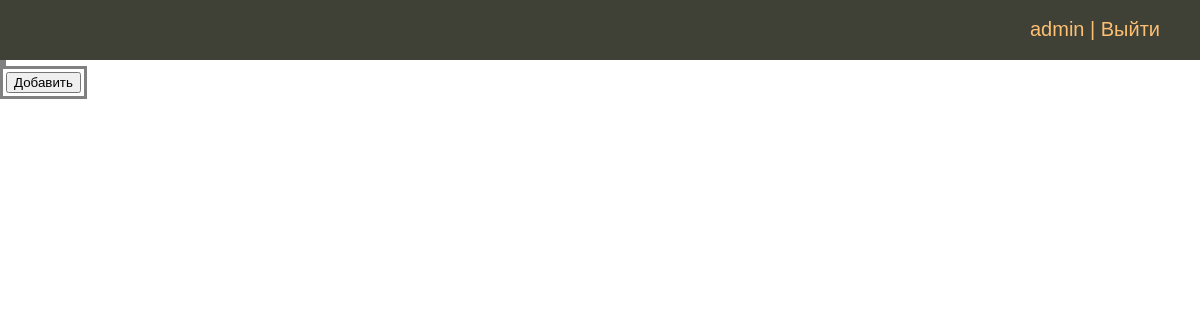
The app's page /person_list/ (signed in), older data.
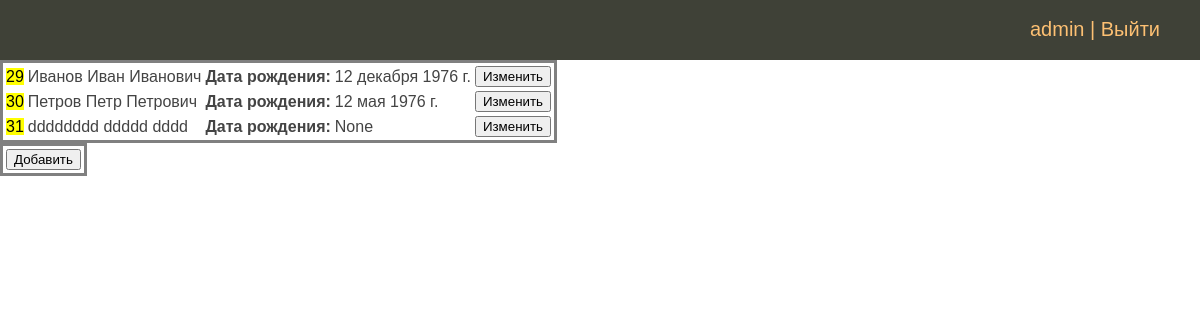
The same page, newer data.
### person/models.py (models this page shows, shortened)
class Person(models.Model):
    second_name = models.CharField(max_length=50, verbose_name='Фамилия')
    first_name = models.CharField(max_length=50, verbose_name='Имя')
    patronymic = models.CharField(max_length=50, blank=True, null=True, verbose_name='Отчество')
    date_of_bird = models.DateField(blank=True, null=True, verbose_name='Дата рождения')
    phone_number = models.IntegerField(max_length=11, blank=True, null=True, verbose_name='Телефон')
    residence_address = models.OneToOneField(ResidenceAddress, on_delete=models.CASCADE,
                                             blank=True, null=True, verbose_name='Адрес проживания')
    passport = models.OneToOneField(Passport, on_delete=models.CASCADE,
                                    blank=True, null=True, verbose_name='паспортные данные')
    class Meta:
        verbose_name = 'ФИО'
        verbose_name_plural = 'ФИО'

### person/views.py (the view)
# urls.py: path('person_list/', views.PersonView.as_view(), name='person_list'),
class PersonView(ListView):
    model = Person
    template_name = 'person/person_list.html'

### person/templates/person/person_list.html
{% extends 'sobnushdi/base.html' %}
{% block content %}
{% if request.user.is_authenticated %}
<table>
{% for p in object_list %}
    <tr>
        <td><mark>{{ p.pk }}</mark></td>
        <td>{{ p.second_name }} {{ p.first_name }} {{ p.patronymic }}</td>
        <td><b>Дата рождения:</b></td><td> {{ p.date_of_bird }}</td>
        <td>
            <form action="{% url 'person_mod' pk=p.pk %}">
                <button type="submit">Изменить</button>
            </form>
        </td>
</tr>
    {% endfor %}
</table>
<table>
<tr>
    <td><form action="{% url 'person_add' %}"><button type="submit">Добавить</button></form></td>
</tr>
</table>
{% else %}
<p>Авторизуйтесь</p>
 {% endif %}
{% endblock %}

### sobnushdi/templates/sobnushdi/base.html (shortened to what this page needs)
{% load static %}
<!DOCTYPE html>
    <html>
    <head>
        <link type="text/css" href="{% static 'les/css/styles.css' %}" rel="stylesheet" />
    </head>
    <body>
     {% block mainmenu %}
     <div class="header">
         <ul id="mainmenu" class="mainmenu">
             {% if request.user.is_authenticated %}
             <li class="last">{{ user.username }} | <a href="{% url 'logout' %}">Выйти</a></li>
             {% else %}
            <li class="last"><a href="{% url 'register' %}">Регистрация</a> | <a href="{% url 'login' %}">Войти</a></li>
             {% endif %}
         </ul>
     </div>
     {% endblock %}
        {% block content  %}
        {% endblock %}
    </body>
    </html>

### person/static/les/css/styles.css (style rules this page uses)
html, body { font-family: 'Arial'; margin: 0; padding: 0; height: 100%; width: 100%; color: #444; }
a { color: #0059b2; text-decoration: none; }
.header { background: #3F4137; height: 60px; }
ul.mainmenu { list-style: none; margin: 0; padding: 0; height: 60px; color: #fdc073; font-size: 20px; overflow: hidden; }
ul.mainmenu li { float: left; margin: 18px 40px 0 30px; }
ul.mainmenu li.last { float: right; }
ul.mainmenu li a { color: #fdc073; text-decoration: none; }
table { border: 3px solid grey; }

Row changes from the older to the newer data that the page shows:
added Person: pk "29", second_name "Иванов", first_name "Иван", patronymic "Иванович", date_of_bird "12 декабря 1976 г."
added Person: pk "30", second_name "Петров", first_name "Петр", patronymic "Петрович", date_of_bird "12 мая 1976 г."
added Person: pk "31", second_name "dddddddd", first_name "ddddd", patronymic "dddd", date_of_bird "None"
